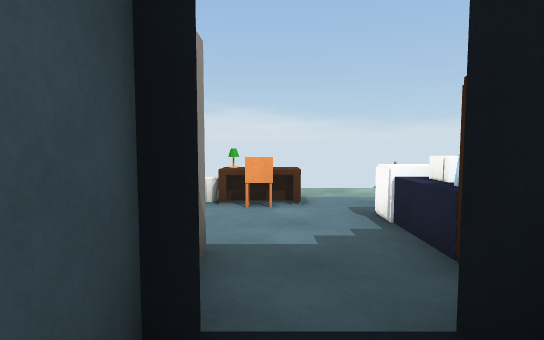
View 1 (above)

19 first-person views from a walk through a scene from a Unity 3-D project. The camera is 1.3 m above the floor, tilts 4° down and sees 80° across. The floor is counted in squares, 1 m on a side. Each view is taken from the middle of a square. On the plan, view 1 faces up. The plan holds only what a view shows up to about 14 squares ahead; the rest is blank. The place goes on beyond the plan. Door leaves are left out, so doorways stand open. Surface patterns are stand-ins for the level's own textures.

View 2
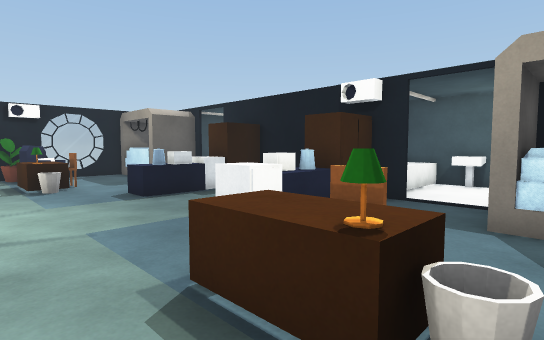

View 3
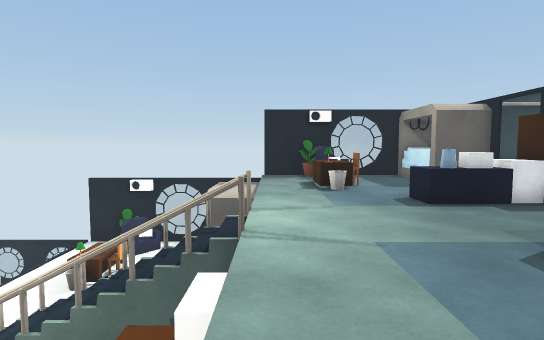

View 4
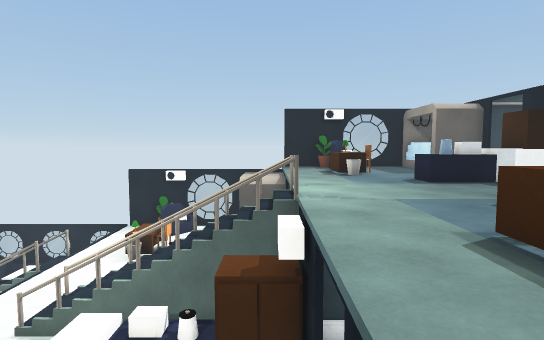

View 5
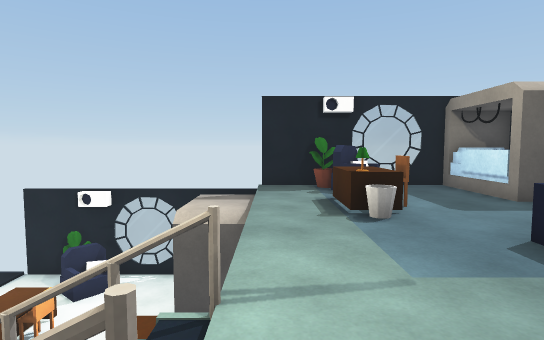

View 6
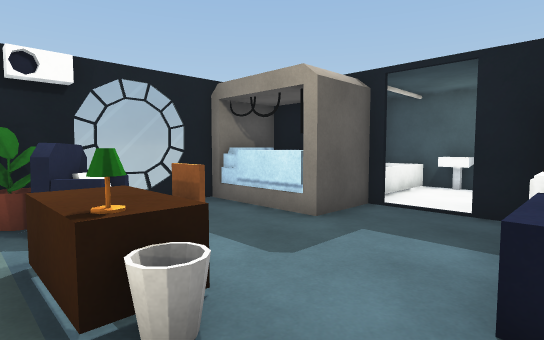

View 7
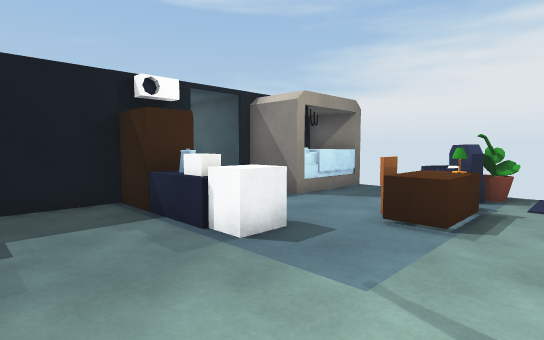

View 8
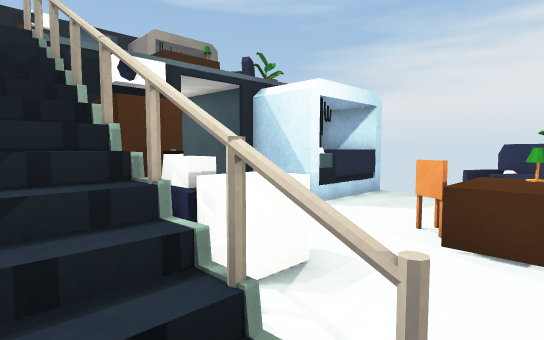

View 9
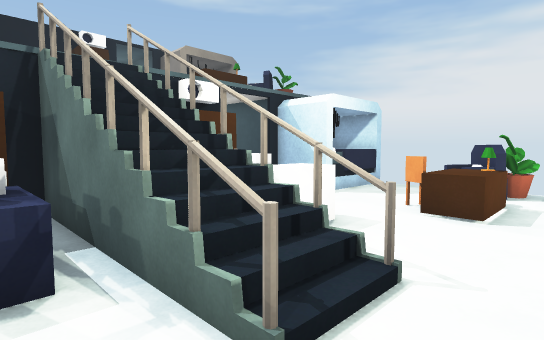

View 10
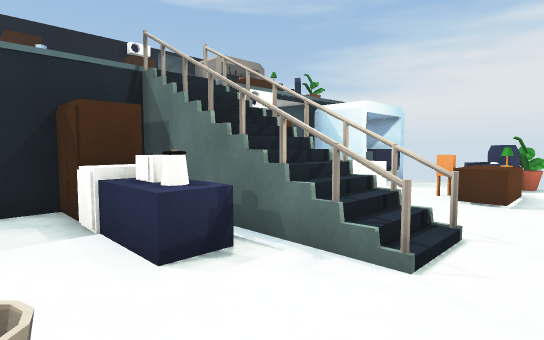

View 11
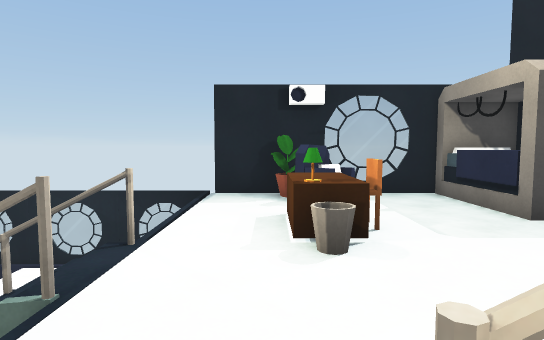

View 12
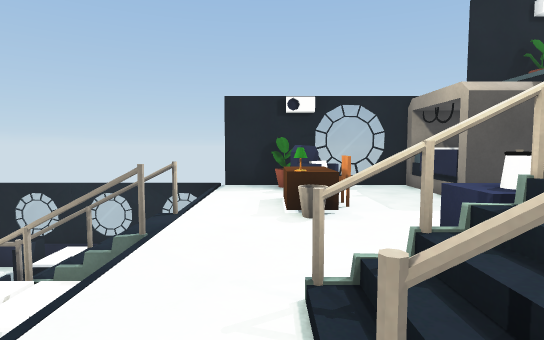

View 13
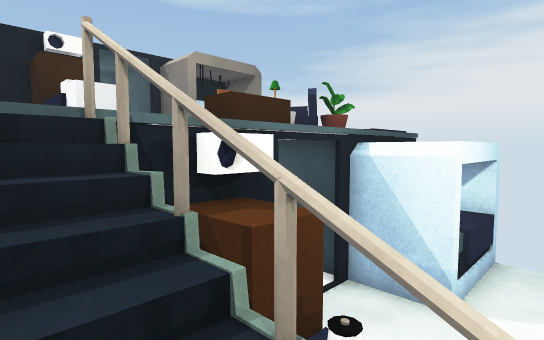

View 14
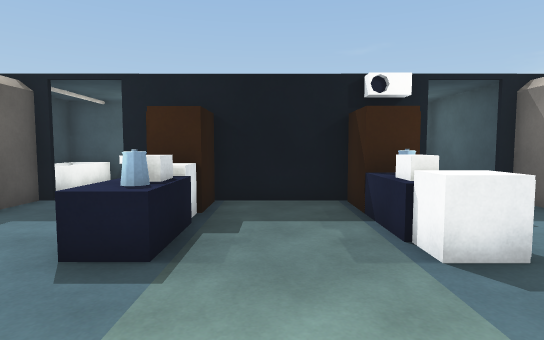

View 15
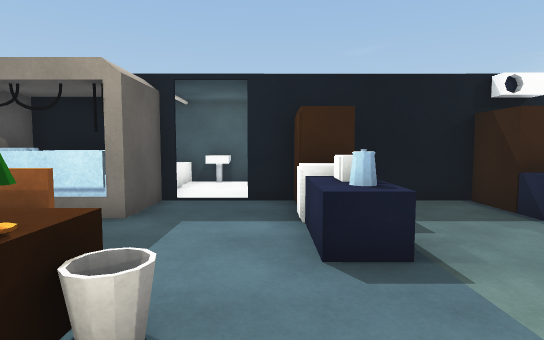

View 16
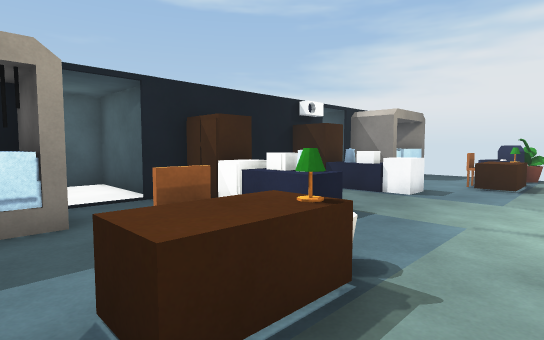

View 17
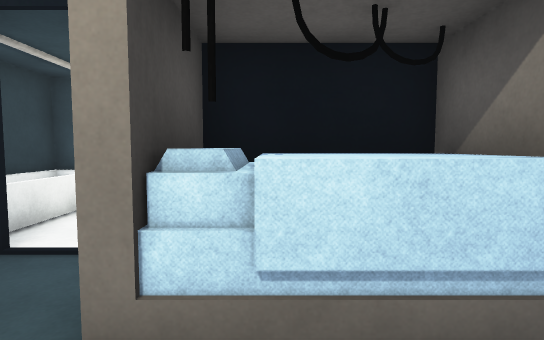

View 18
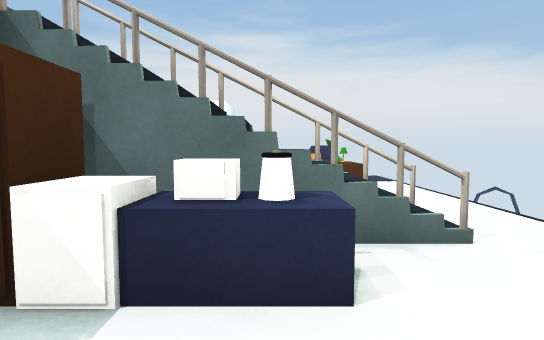

View 19
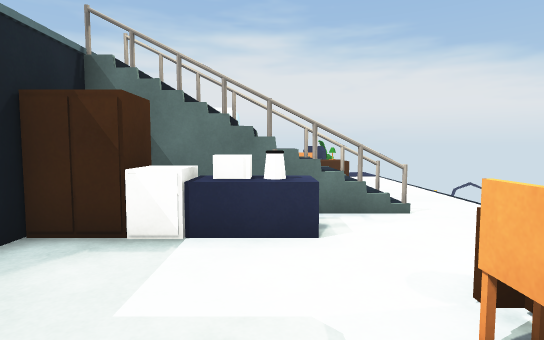

### Floor plan
Key: @ floor where view 1 was taken; # wall or solid block; x gap in a wall; . main floor; - floor 0.25 m lower than the main floor; _ floor 3.25 m lower than the main floor; < floor 6 m lower than the main floor; / step, stairs or slope; = window, fence, low wall or low ledge; v drop or lower ground; L lamp; E desk; C chair; F fridge; R drawers; M microwave; B bed; W wardrobe; K kettle; S sofa; P plant; A bathtub; I sink; O other object.
Columns run from 4 left of view 1 to 14 right of it. Each row starts with its distance up from view 1.
 21             ##
 20             ##
 19 OO  <<<<<<<v##    #
 18   ________________#
 17 ==_EE___=_=___EE__#
 16 #SxLCE__x/x__#LESP#
 15   _CC_FF#/#R__C__S#
 14 ______FM#/RK______=
 13 /_____RK=/vF______#
 12 /--B__WK=/vW___/--/
 11  - v__WW=/vW__    /
 10 O.................#
  9 =.................#
  8 PS#LEE.......#LESSP
  7  S..C.........CC.O#
  6  .....FF...K......=
  5 ......RM...M......=
  4 BBBB..WK...F...BBB#
  3 BBBB..WW...W...BBB#
  2 ####..#A#####..#A##
  1    #..A     #..AA
  0    #@.A#    #..AA
 -1    #.IA#    #.IAA
 -2    ##I##    ##I##

Where each view was taken, in squares from view 1:
view 1: 0 up, 0 right, facing up
view 2: 10 up, 2 left, facing down-right
view 3: 10 up, 1 left, facing right
view 4: 11 up, 3 left, facing right
view 5: 10 up, 3 right, facing right
view 6: 9 up, 7 right, facing down-right
view 7: 10 up, 6 right, facing down-left
view 8: 17 up, 5 right, facing down-left
view 9: 18 up, 7 right, facing down-left
view 10: 18 up, 9 right, facing down-left
view 11: 17 up, 5 right, facing right
view 12: 17 up, 3 right, facing right
view 13: 14 up, 5 right, facing down-left
view 14: 10 up, 5 right, facing down
view 15: 10 up, 8 right, facing down
view 16: 10 up, 12 right, facing down-left
view 17: 6 up, 2 left, facing down
view 18: 14 up, 10 right, facing left
view 19: 14 up, 12 right, facing left
